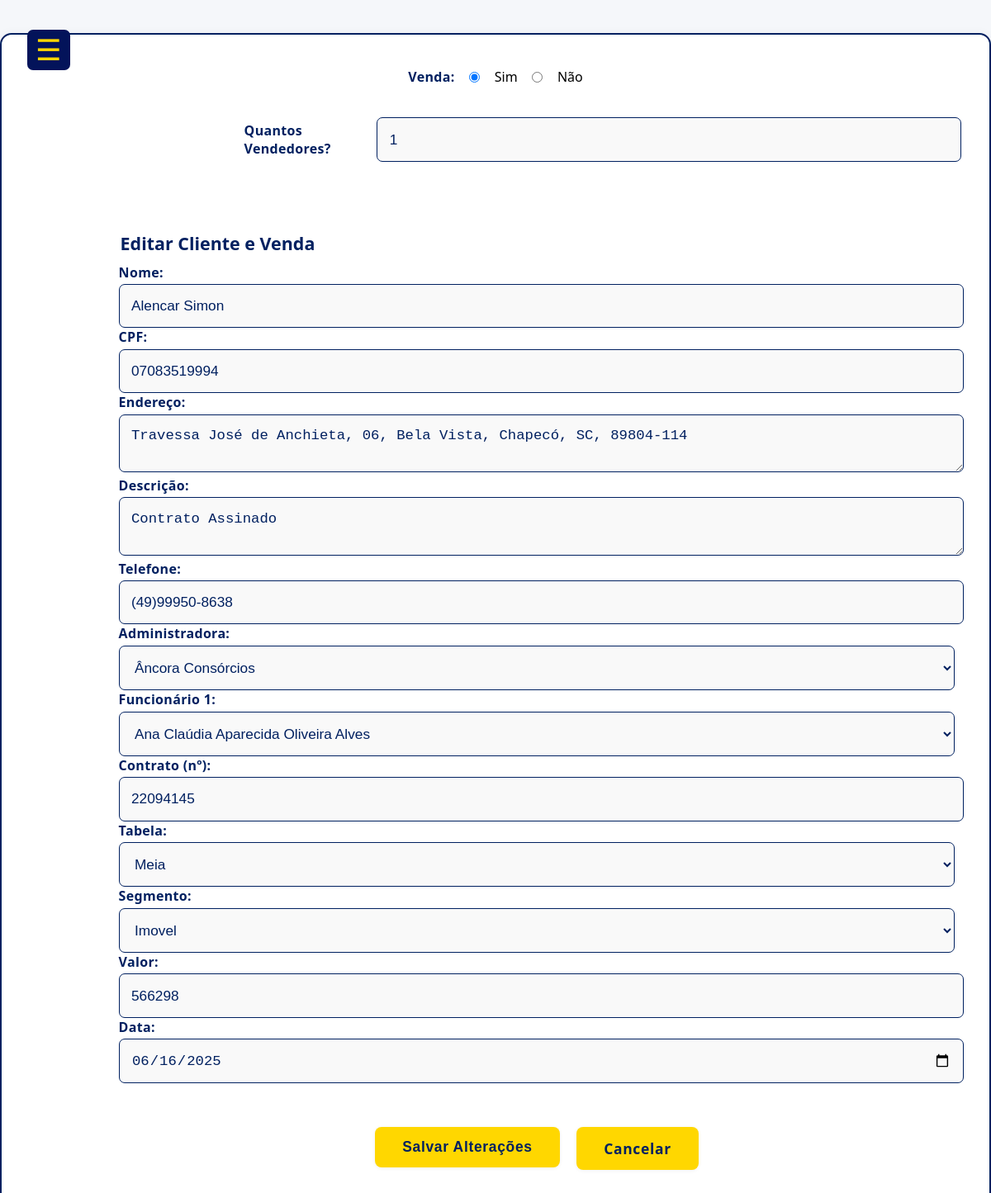
Screenshot of /_html/_cadastro/cadCli.php?idCli=90 (signed in) with the database file from the repository.
### tables this page shows
CREATE TABLE `cad_cli` (
  `idCli` int(11) NOT NULL,
  `nome` varchar(100) NOT NULL,
  `cpf` varchar(14) NOT NULL,
  `idFun` int(11) NOT NULL,
  `endereco` varchar(200) NOT NULL,
  `telefone` varchar(20) NOT NULL,
  `tipo` varchar(50) NOT NULL,
  `descricao` text DEFAULT NULL,
  `cadDT` datetime DEFAULT current_timestamp()
);

CREATE TABLE `venda` (
  `id` int(11) NOT NULL,
  `idVenda` int(11) NOT NULL,
  `tipo` varchar(50) NOT NULL,
  `segmento` varchar(100) NOT NULL,
  `valor` float NOT NULL,
  `dataV` date NOT NULL,
  `idAdm` int(11) NOT NULL,
  `confirmada` tinyint(1) DEFAULT 0
);

### _html/_cadastro/cadCli.php (the view, shortened to what this page needs)
<?php
require_once __DIR__ . '/../../config/db.php';
$stmtTipo = $pdo->query("
    SELECT DISTINCT nome
      FROM basic
     WHERE nome IS NOT NULL
     ORDER BY nome
");
$optTipo = $stmtTipo->fetchAll(PDO::FETCH_COLUMN);
$editing      = false;
$idCli        = null;
$cliente      = ['nome'=>'','cpf'=>'','endereco'=>'','telefone'=>'','descricao'=>''];
$sale         = ['idAdm'=>null,'fun_ids'=>[],'idVenda'=>'','select_tipo'=>'Normal','valor'=>'','data'=>date('Y-m-d'),'segmento'=>''];
$postVenda    = $_POST['venda']     ?? ($_SESSION['venda'] ?? 'Nao');
$postNumFunc  = max(1,(int)($_POST['num_funcs'] ?? 1));
if (isset($_GET['idCli']) && is_numeric($_GET['idCli'])) {
    $editing = true;
    $idCli   = (int) $_GET['idCli'];
    $stmt = $pdo->prepare(
        "SELECT nome, cpf, endereco, telefone, tipo, descricao
           FROM cad_cli WHERE idCli = ?"
    );
    $stmt->execute([$idCli]);
    if ($row = $stmt->fetch(PDO::FETCH_ASSOC)) {
        $cliente = [
            'nome'      => $row['nome'],
            'cpf'       => $row['cpf'],
            'endereco'  => $row['endereco'],
            'telefone'  => $row['telefone'],
            'descricao' => $row['descricao'] ?? '',
            'tipo'      => $row['tipo'] === 'com_venda' ? 'Sim' : 'Nao'
        ];
        $postVenda = 'Sim';
    }
    $stmt = $pdo->prepare(
        "SELECT v.idAdm, v.idVenda, v.tipo, v.valor, v.dataV, v.segmento
           FROM venda v
           JOIN venda_cli vc ON vc.idVenda = v.id
          WHERE vc.idCli = ?
          LIMIT 1"
    );
    $stmt->execute([$idCli]);
    if ($v = $stmt->fetch(PDO::FETCH_ASSOC)) {
        $sale = [
            'idAdm'       => $v['idAdm'],
            'idVenda'     => $v['idVenda'],
            'select_tipo' => $v['tipo'],
            'valor'       => $v['valor'],
            'data'        => $v['dataV'],
            'segmento'    => $v['segmento'],
            'fun_ids'     => []
        ];
        $stmt2 = $pdo->prepare("SELECT idFun FROM venda_fun WHERE idVenda = ?");
        $stmt2->execute([$v['idVenda']]);
        $sale['fun_ids'] = array_column($stmt2->fetchAll(), 'idFun');
        $postNumFunc    = count($sale['fun_ids']) ?: 1;
    }
}
$vendaSelecionada     = $postVenda;
$mostrarVenda         = ($vendaSelecionada === 'Sim');
$num_funcs            = $postNumFunc;
ob_start(); include('../../_php/_buscar/_buscaAdm/buscaAdm.php'); $optAdm = ob_get_clean();
ob_start(); include('../../_php/_buscar/_buscaFun/buscaFun.php'); $optFun = ob_get_clean();
$stmtSeg = $pdo->query("
    SELECT DISTINCT segmento FROM basic
    UNION SELECT DISTINCT segmento FROM classic
    UNION SELECT DISTINCT segmento FROM master
");
$optSeg = $stmtSeg->fetchAll(PDO::FETCH_COLUMN);
?>
<!DOCTYPE html>
<html lang="pt-br">
<head>
  <link rel="stylesheet" href="../../_css/_menu/menu.css" />
  <link rel="stylesheet" href="../../_css/_cadastro/cad.css" />
</head>
<body>
  <div class="container">
    <button class="menu-toggle float" aria-label="Abrir menu">&#9776;</button>
    <form id="formVenda" action="?idCli=<?= $editing ? $idCli : '' ?>" method="post" class="radio-group">
      <label>Venda:</label>
      <input type="radio" name="venda" value="Sim" <?= $vendaSelecionada==='Sim' ? 'checked' : '' ?> /> Sim
      <input type="radio" name="venda" value="Nao" <?= $vendaSelecionada==='Nao' ? 'checked' : '' ?> /> Não
    </form>
    <?php if ($mostrarVenda): ?>
      <form id="formNumFuncs" action="?idCli=<?= $editing ? $idCli : '' ?>" method="post" class="inline-group">
        <label>Quantos Vendedores?</label>
        <input class="num-funcs" type="number" name="num_funcs" min="1" value="<?= $num_funcs ?>" required />
      </form>
    <?php endif; ?>
    <form class="form-container" action="../../_php/_cadastro/cadCli.php" method="post">
      <fieldset>
        <legend><?= $editing ? 'Editar Cliente' : 'Cadastrar Cliente' ?><?= $mostrarVenda ? ' e Venda' : '' ?></legend>
        <label>Nome:</label>
        <input class="nome" type="text" name="nome" required value="<?= htmlspecialchars($cliente['nome']) ?>"/>
        <label>CPF:</label>
        <input class="cpf" type="text" name="cpf" pattern="\d{11}" required
               value="<?= htmlspecialchars($cliente['cpf']) ?>"/>
          <?php if (!$editing): ?>
            <div class="endereco-group">
              <label for="rua">Rua:</label>
              <input class="endereco"
                type="text" name="rua" id="rua" maxlength="100" required
              />
              <label for="numero">Número:</label>
              <input class="endereco"
                type="text" name="numero" id="numero" maxlength="10" required
              />
              <label for="bairro">Bairro:</label>
              <input class="endereco"
                type="text" name="bairro" id="bairro" maxlength="50" required
              />
              <label for="cidade">Cidade:</label>
              <input class="endereco"
                type="text" name="cidade" id="cidade" maxlength="50" required
              />
              <label for="estado">Estado:</label>
              <input class="endereco"
                type="text" name="estado" id="estado" maxlength="2" required
                placeholder="UF"
              />
              <label for="cep">CEP:</label>
              <input class="endereco"
                type="text" name="cep" id="cep" maxlength="9" required
                placeholder="00000-000"
                />
            </div>
          <?php else: ?>
            <label for="endereco">Endereço:</label>
            <textarea name="endereco" id="endereco" required><?= htmlspecialchars($cliente['endereco']) ?></textarea>
          <?php endif; ?>
        <label>Descrição:</label>
        <textarea name="descricao" required><?= htmlspecialchars($cliente['descricao']) ?></textarea>
        <label>Telefone:</label>
        <input class="telefone" type="text" name="telefone" required
               value="<?= htmlspecialchars($cliente['telefone']) ?>"/>
        <?php if ($mostrarVenda): ?>
          <label>Administradora:</label>
          <select name="select-adm" required><?= $optAdm ?></select>
          <?php for ($i = 0; $i < $num_funcs; $i++):
            $fid = $sale['fun_ids'][$i] ?? null;
          ?>
            <label>Funcionário <?= $i+1 ?>:</label>
            <select name="select_fun[]" required>
              <?php foreach (explode("\n", trim($optFun)) as $o):
                echo ( $fid && strpos($o, "value=\"$fid\"")!==false )
                  ? str_replace('<option', '<option selected', $o)
                  : $o;
              endforeach; ?>
            </select>
          <?php endfor; ?>
          <label>Contrato (nº):</label>
          <input class="contrato" type="number" name="idVenda" required
                 value="<?= htmlspecialchars($sale['idVenda']) ?>"/>
          <label>Tabela:</label>
          <select name="select_tipo" required>
            <?php foreach ($optTipo as $tipo): ?>
              <option value="<?= htmlspecialchars($tipo, ENT_QUOTES) ?>"
                <?= ($sale['select_tipo'] ?? '') === $tipo ? 'selected' : '' ?>>
                <?= htmlspecialchars($tipo) ?>
              </option>
            <?php endforeach; ?>
          </select>
          <label for="select-segmento">Segmento:</label>
          <select id="select-segmento" name="segmento" required>
            <?php foreach ($optSeg as $seg): ?>
              <option value="<?= htmlspecialchars($seg) ?>"
                <?= ($sale['segmento']??'')===$seg ? 'selected':'' ?>>
                <?= htmlspecialchars($seg) ?>
              </option>
            <?php endforeach; ?>
          </select>
          <label>Valor:</label>
          <input class="valor" type="number" name="valor" step="0.01" required
                 value="<?= htmlspecialchars($sale['valor']) ?>"/>
          <label>Data:</label>
          <input class="data" type="date" name="data" required
                 value="<?= htmlspecialchars($sale['data']) ?>"/>
        <?php endif; ?>
      </fieldset>
      <div class="form-buttons">
        <button type="submit" class="btn btn-primary">
          <?= $editing ? 'Salvar Alterações' : 'Cadastrar' ?>
        </button>
        <?php if ($editing): ?>
          <a href="../../_html/_lista/listaCli.php" class="btn btn-secondary">Cancelar</a>
        <?php endif; ?>
      </div>
    </form>
  </div>
</body>
</html>

### _css/_menu/menu.css (style rules this page uses)
div { box-sizing: border-box; margin: 0; padding: 0; display: flex; flex-direction: column; }
.menu-toggle { display: none; background: none; border: none; color: #FFD700; font-size: 2.2rem; margin: 18px 0 12px 18px; cursor: pointer; }
.menu-toggle.float { display: block; position: fixed; top: 18px; left: 15px; z-index: 1100; background: #03135a; color: #FFD700; font-size: 2.2rem; border: none; cursor: pointer; border-radius: 7px; padding: 4px 10px; transition: opacity 0.2s; }
@media (max-width: 1919px) { .menu-toggle.float { display: block; } }
@media (max-width: 1919px) { .menu-toggle.float { display: block; transition: opacity 0.2s, visibility 0.2s; } }

### _css/_cadastro/cad.css (style rules this page uses)
body { background: #f5f7fa; font-family: 'Segoe UI', Arial, sans-serif; margin: 0; }
.container { background: #fff; padding: 2.5rem 2.1rem; margin: 2.5rem auto; max-width: 100rw; border-radius: 14px; border: 2px solid #002060; box-shadow: 0 2px 12px rgba(3,19,90,0.08); display: flex; flex-direction: column; gap: 1.3rem; }
form { display: flex; flex-direction: column; gap: 1.4rem; align-items: center; }
.form-container,#formVendas,#formNumFuncs { margin-left: 260px; }
legend { font-size: 1.34rem; font-weight: bold; color: #002060; margin-bottom: 0.6rem; }
label { display: block; font-weight: bold; margin-bottom: 0.21rem; color: #002060; letter-spacing: 0.02em; }
.nome, .cpf, .contrato, .valor, .telefone, .data, .num-funcs, .cnpj, .senha, .email, .matricula, .primeira, .segunda, .terceira, .quarta, textarea, .segmento { width: 98%; padding: 0.95rem 0.9rem; font-size: 1.08rem; border: 1.7px solid #002060; border-radius: 7px; color: #002060; background: #f9f9f9; transition: border-color 0.21s, box-shadow 0.19s; font-weight: 500; }
fieldset { border: none; padding: 0; margin-top: 15px; width: 100%; }
select { width: 100%; padding: 0.95rem 0.9rem; font-size: 1.08rem; border: 1.7px solid #002060; border-radius: 7px; color: #002060; background: #f9f9f9; transition: border-color 0.21s, box-shadow 0.19s; font-weight: 500; }
.radio-group, .inline-group { display: flex; align-items: center; gap: 1.1rem; margin-bottom: 1.1rem; flex-direction: row; justify-content: center; }
.radio-group label, .inline-group label { margin-bottom: 0; font-weight: bold; color: #002060; }
.radio-group input[type="radio"], .inline-group input[type="number"] { margin: 0; }
button[type="submit"], .btn.btn-secondary { align-self: flex-start; background: #FFD700; color: #002060; padding: 0.9rem 2.1rem; font-size: 1.09rem; font-weight: bold; border: none; border-radius: 8px; cursor: pointer; letter-spacing: 0.04em; margin-top: 0.7rem; box-shadow: 0 1px 5px rgba(3,19,90,0.06); transition: background 0.15s, color 0.15s; text-decoration: none; }
.form-buttons { display: flex; gap: 1.2rem; margin-top: 1.2rem; flex-direction: row; }
@media (max-width: 1919px) { .form-container { margin-top: 15px; margin-left: 100px; padding: 1rem 0.5rem; max-width: 100vw; } }

### rows the page displays
cad_cli: nome "Alencar Simon", cpf "07083519994", endereco "Travessa José de Anchieta, 06, Bela Vista, Chapecó, SC, 89804-114", descricao "Contrato Assinado", telefone "(49)99950-8638"
venda: idVenda "22094145", select_tipo "Meia", segmento "Imovel", valor "566298", data "06/16/2025"

### other values shown
form field select-adm "Âncora Consórcios"
form field value "Ana Claúdia Aparecida Oliveira Alves"
